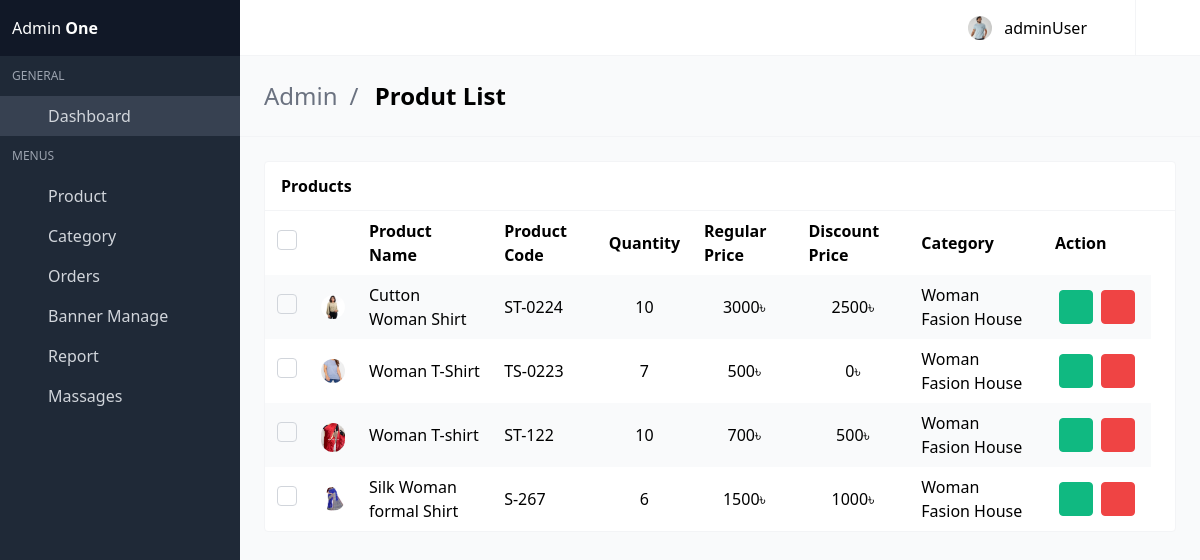
The page /view-product-list/ (signed in) on the database as committed earlier.
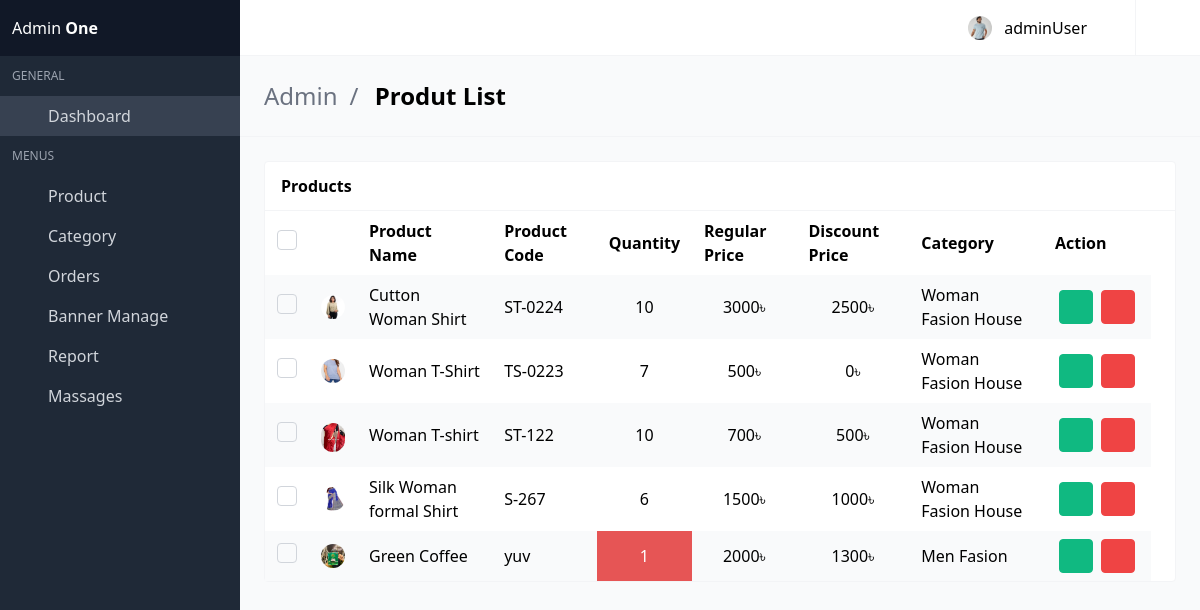
The same page on the database as committed later.
### shopApp/models.py (models this page shows, shortened)
class Product(models.Model):
    product_name         = models.CharField(max_length=260)
    product_code         = models.CharField(max_length=20)
    product_quintity     = models.IntegerField(default=0)
    product_category     = models.ForeignKey(Category, on_delete=models.CASCADE, related_name='category')
    roduct_title         = models.CharField(max_length=260)
    image                = models.ImageField(upload_to='products')
    product_color_image  = models.ManyToManyField(ColorImage, blank=True, null=True, related_name="colorImg")
    color_name           = models.CharField(max_length=160)
    availableSize        = models.CharField(max_length=60)
    slug                 = models.SlugField(unique=True, null=True, blank=True)
    details              = models.TextField()
    main_price           = models.IntegerField()
    is_newarival         = models.BooleanField(default=False)
    is_featured          = models.BooleanField(default=False)
    is_discount          = models.BooleanField(default=False)
    dic_price            = models.IntegerField(default=0, blank=True, null=True)
    cerated_at           = models.DateTimeField(auto_now_add=True)
    updated_at           = models.DateTimeField(auto_now=True)

class Category(models.Model):
    category_name       = models.CharField(max_length=100)
    slug                = models.SlugField(unique=True, null=True, blank=True)
    created_at          = models.DateTimeField(auto_now_add=True)
    updated_at          = models.DateTimeField(auto_now=True)

### adminApp/views.py (the view)
# urls.py: path('view-product-list/', views.viewProduct, name='view_product'),
@login_required
def viewProduct(request):
    products = Product.objects.all()
    context = {
        'products':products
    }
    return render(request, 'AdminDashbord/view-product.html', context)

### template/AdminDashbord/view-product.html (shortened to what this page needs)
{% extends "AdminDashbord/base.html" %}
{% block body %}
<section class="is-title-bar">
    <div class="flex flex-col md:flex-row items-center justify-between space-y-6 md:space-y-0">
      <ul>
        <li>Admin</li>
        <li>Produt List</li>
      </ul>
    </div>
  </section>
    <section class="section main-section">
      <div class="card has-table">
        <header class="card-header">
          <p class="card-header-title">
            Products
          </p>
          <a href="#" class="card-header-icon">
            <span class="icon"></span>
          </a>
        </header>
        <div class="card-content">
          <table>
            <thead>
            <tr>
              <th class="checkbox-cell">
                <label class="checkbox">
                  <span class="check"></span>
                </label>
              </th>
              <th class="image-cell"></th>
              <th>Product Name</th>
              <th>Product Code</th>
              <th>Quantity</th>
              <th>Regular Price</th>
              <th>Discount Price</th>
              <th>Category</th>
              <th>Action</th>
              <th></th>
            </tr>
            </thead>
            <tbody>
            {% for i in products %}
            <tr>
                <td class="checkbox-cell">
                    <label class="checkbox">
                    <span class="check"></span>
                    </label>
                </td>
                <td class="image-cell">
                    <div class="image">
                    <img src="/media/{{i.image}}" class="rounded-full">
                    </div>
                </td>
                <td data-label="Name">{{i.product_name}}</td>
                <td data-label="Company">{{i.product_code}}</td>
                {% if i.product_quintity <= 5 %}
                    <td data-label="City" style="color: white;background-color:rgb(230, 85, 85);text-align:center;">{{i.product_quintity}}</td>
                {% else %}
                    <td data-label="City" style="text-align:center;">{{i.product_quintity}}</td>
                {% endif %}
                <td data-label="City" style="text-align:center;">{{i.main_price}}&#2547</td>
                <td data-label="City" style="text-align:center;">{{i.dic_price}}&#2547</td>
                <td data-label="City">{{i.product_category.category_name}}</td>
                <td class="actions-cell">
                    <div class="buttons right nowrap">
                    <a href="{% url 'adminApp:update_product' slug=i.slug %}" class="button small green --jb-modal"  data-target="sample-modal-2" type="button">
                        <span class="icon"></span>
                    </a>
                    <a href="{% url 'adminApp:delete_product' slug=i.slug %}" class="button small red --jb-modal" data-target="sample-modal" type="button">
                        <span class="icon"></span>
                    </a>
                    </div>
                </td>
            </tr>
            {% endfor %}
            </tbody>
          </table>
        </div>
      </div>
{% endblock %}

Rows that differ between the two databases and show on the page:
added Product: image (picture), product_name "Green Coffee", product_code "yuv", product_quintity "1", main_price "2000", dic_price "1300", product_category.category_name "Men Fasion"
